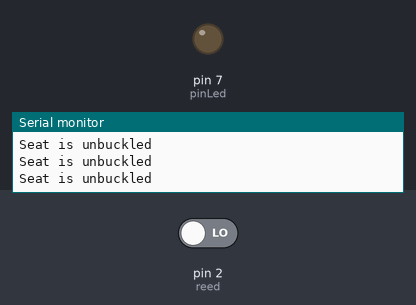
The sketch below on a simulated Arduino Uno, built with avr-gcc and run on an emulated ATmega328P. On the bench: output pins drawn as LEDs (lit = HIGH), the last lines printed to the serial monitor. The inputs (shaded band) are chosen by the test bench; at power-on: pin 2 (reed) LOW.

Above: at 2.8 s.
2.9 s: pin 2 (reed) driven HIGH
At 4.0 s:
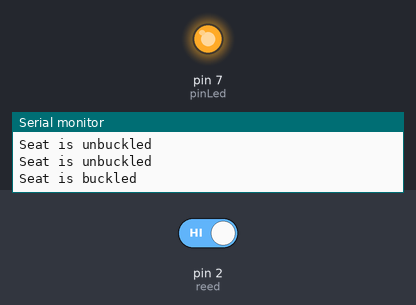
4.5 s: pin 2 (reed) driven LOW
At 5.6 s:
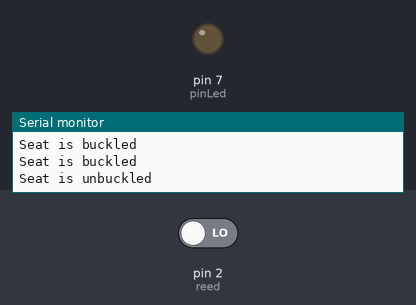
Timing chart, 0 to 7.5 s (numbered marks = the images above; inputs shaded):
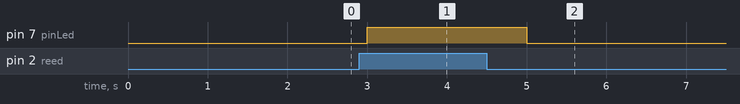

The sketch:

Reed_Sensor.ino
```cpp
const int reed = 2;  //Pin Reed
const int pinLed    = 7;  //Pin LED
int switchState = 0;
void setup()
{
  Serial.begin(115200);
  pinMode(pinLed, OUTPUT); //LED is OUTPUT
  pinMode(reed, INPUT); //Reed Sensor is INPUT
}
void loop()
{
  switchState = digitalRead(reed);  //Leggo il valore del Reed
  if (switchState == HIGH)
  {
    digitalWrite(pinLed, HIGH);
    Serial.println("Seat is buckled");
  }
  else
  {
    digitalWrite(pinLed, LOW);
    Serial.println("Seat is unbuckled");
  }
  delay(1000);
}
```

Measured:
- after the input at 2.9 s, pin 7 (pinLed): LOW → HIGH after 0.10 s
- after the input at 4.5 s, pin 7 (pinLed): HIGH → LOW after 0.50 s
